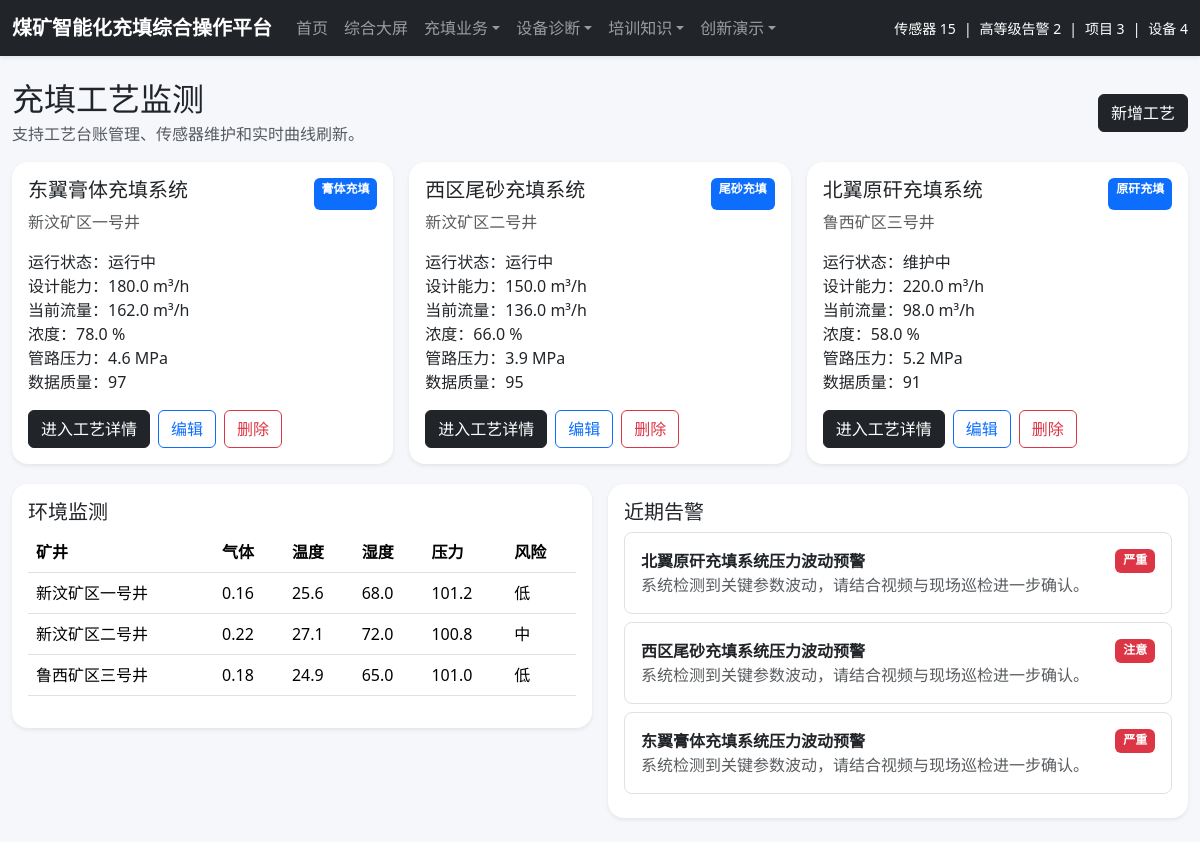
Page /monitoring/ on the committed database.
### apps/monitoring/models.py (models this page shows, shortened)
class FillProcess(models.Model):
    PROCESS_CHOICES = [
        ('paste', '膏体充填'),
        ('tailings', '尾砂充填'),
        ('gangue', '原矸充填'),
    ]
    name = models.CharField(max_length=150, verbose_name='工艺名称')
    process_type = models.CharField(max_length=20, choices=PROCESS_CHOICES, verbose_name='工艺类型')
    mine_name = models.CharField(max_length=150, verbose_name='矿井/站点')
    status = models.CharField(max_length=50, default='运行中', verbose_name='运行状态')
    design_capacity = models.FloatField(default=0, verbose_name='设计能力（m³/h）')
    current_flow = models.FloatField(default=0, verbose_name='当前流量（m³/h）')
    concentration = models.FloatField(default=0, verbose_name='浓度（%）')
    pipeline_pressure = models.FloatField(default=0, verbose_name='管路压力（MPa）')
    data_quality = models.IntegerField(default=95, verbose_name='数据质量分')
    remark = models.TextField(blank=True, verbose_name='备注')
    updated_at = models.DateTimeField(auto_now=True)
    class Meta:
        verbose_name = '充填工艺'
        verbose_name_plural = verbose_name
        ordering = ['id']

class EnvironmentMetric(models.Model):
    mine_name = models.CharField(max_length=150, verbose_name='矿井名称')
    gas_concentration = models.FloatField(default=0, verbose_name='气体浓度')
    temperature = models.FloatField(default=0, verbose_name='温度')
    humidity = models.FloatField(default=0, verbose_name='湿度')
    pressure = models.FloatField(default=0, verbose_name='压力')
    risk_level = models.CharField(max_length=50, default='低', verbose_name='风险等级')
    recorded_at = models.DateTimeField(auto_now=True)
    class Meta:
        verbose_name = '环境监测'
        verbose_name_plural = verbose_name
        ordering = ['-recorded_at']

class AlertEvent(models.Model):
    LEVEL_CHOICES = [
        ('low', '一般'),
        ('medium', '注意'),
        ('high', '严重'),
        ('critical', '紧急'),
    ]
    process = models.ForeignKey(FillProcess, on_delete=models.CASCADE, related_name='alerts', verbose_name='所属工艺')
    sensor = models.ForeignKey(Sensor, on_delete=models.SET_NULL, null=True, blank=True, verbose_name='关联传感器')
    title = models.CharField(max_length=200, verbose_name='报警标题')
    level = models.CharField(max_length=20, choices=LEVEL_CHOICES, verbose_name='报警级别')
    description = models.TextField(verbose_name='报警描述')
    resolved = models.BooleanField(default=False, verbose_name='是否已处理')
    occurred_at = models.DateTimeField(auto_now_add=True)
    class Meta:
        verbose_name = '报警事件'
        verbose_name_plural = verbose_name
        ordering = ['-occurred_at']

### apps/monitoring/views.py (the view)
# urls.py: path('', process_list, name='process_list'),
def process_list(request):
    context = {
        'processes': FillProcess.objects.all(),
        'alerts': AlertEvent.objects.all()[:10],
        'environments': EnvironmentMetric.objects.all()[:5],
    }
    return render(request, 'monitoring/process_list.html', context)

### apps/core/context_processors.py (called while the page is built)
def global_stats(request):
    return {
        'nav_sensor_count': Sensor.objects.count(),
        'nav_alert_count': AlertEvent.objects.filter(level__in=['high', 'critical'], resolved=False).count(),
        'nav_project_count': FillProject.objects.count(),
        'nav_equipment_count': Equipment.objects.count(),
        'nav_case_count': DiagnosisCase.objects.count(),
        'nav_process_count': FillProcess.objects.count(),
    }

### templates/monitoring/process_list.html (shortened to what this page needs)
{% extends "base.html" %}
{% block content %}
<div class="d-flex justify-content-between align-items-center mb-3">
    <div>
        <h2 class="mb-1">充填工艺监测</h2>
        <div class="text-muted">支持工艺台账管理、传感器维护和实时曲线刷新。</div>
    </div>
    <a href="{% url 'monitoring:process_create' %}" class="btn btn-dark">新增工艺</a>
</div>
<div class="row g-3">
    {% for process in processes %}
    <div class="col-lg-4">
        <div class="card border-0 shadow-sm rounded-4 h-100 card-hover">
            <div class="card-body">
                <div class="d-flex justify-content-between">
                    <h5>{{ process.name }}</h5>
                    <span class="badge text-bg-primary">{{ process.get_process_type_display }}</span>
                </div>
                <div class="text-muted mb-3">{{ process.mine_name }}</div>
                <div>运行状态：{{ process.status }}</div>
                <div>设计能力：{{ process.design_capacity }} m³/h</div>
                <div>当前流量：{{ process.current_flow }} m³/h</div>
                <div>浓度：{{ process.concentration }} %</div>
                <div>管路压力：{{ process.pipeline_pressure }} MPa</div>
                <div>数据质量：{{ process.data_quality }}</div>
                <div class="d-flex gap-2 flex-wrap mt-3">
                    <a href="{% url 'monitoring:process_detail' process.id %}" class="btn btn-dark">进入工艺详情</a>
                    <a href="{% url 'monitoring:process_update' process.id %}" class="btn btn-outline-primary">编辑</a>
                    <a href="{% url 'monitoring:process_delete' process.id %}" class="btn btn-outline-danger">删除</a>
                </div>
            </div>
        </div>
    </div>
    {% endfor %}
</div>
<div class="row g-3 mt-1">
    <div class="col-lg-6">
        <div class="card border-0 shadow-sm rounded-4"><div class="card-body">
            <h5>环境监测</h5>
            <table class="table">
                <thead><tr><th>矿井</th><th>气体</th><th>温度</th><th>湿度</th><th>压力</th><th>风险</th></tr></thead>
                <tbody>
                    {% for e in environments %}
                    <tr><td>{{ e.mine_name }}</td><td>{{ e.gas_concentration }}</td><td>{{ e.temperature }}</td><td>{{ e.humidity }}</td><td>{{ e.pressure }}</td><td>{{ e.risk_level }}</td></tr>
                    {% endfor %}
                </tbody>
            </table>
        </div></div>
    </div>
    <div class="col-lg-6">
        <div class="card border-0 shadow-sm rounded-4"><div class="card-body">
            <h5>近期告警</h5>
            {% for a in alerts %}
            <div class="border rounded-3 p-3 mb-2">
                <div class="d-flex justify-content-between">
                    <strong>{{ a.title }}</strong>
                    <span class="badge text-bg-danger">{{ a.get_level_display }}</span>
                </div>
                <div class="text-muted">{{ a.description }}</div>
            </div>
            {% endfor %}
        </div></div>
    </div>
</div>
{% endblock %}

### templates/base.html (style rules this page uses)
body { background: #f5f7fb; }
.table td, .table th { vertical-align: middle; }

### rows in the picture
FillProcess: name "东翼膏体充填系统", process_type "膏体充填", mine_name "新汶矿区一号井", status "运行中", design_capacity "180.0", current_flow "162.0", concentration "78.0", pipeline_pressure "4.6", data_quality "97"
FillProcess: name "西区尾砂充填系统", process_type "尾砂充填", mine_name "新汶矿区二号井", status "运行中", design_capacity "150.0", current_flow "136.0", concentration "66.0", pipeline_pressure "3.9", data_quality "95"
FillProcess: name "北翼原矸充填系统", process_type "原矸充填", mine_name "鲁西矿区三号井", status "维护中", design_capacity "220.0", current_flow "98.0", concentration "58.0", pipeline_pressure "5.2", data_quality "91"
EnvironmentMetric: mine_name "新汶矿区一号井", gas_concentration "0.16", temperature "25.6", humidity "68.0", pressure "101.2", risk_level "低"
EnvironmentMetric: mine_name "新汶矿区二号井", gas_concentration "0.22", temperature "27.1", humidity "72.0", pressure "100.8", risk_level "中"
EnvironmentMetric: mine_name "鲁西矿区三号井", gas_concentration "0.18", temperature "24.9", humidity "65.0", pressure "101.0", risk_level "低"
AlertEvent: title "北翼原矸充填系统压力波动预警", level "严重", description "系统检测到关键参数波动，请结合视频与现场巡检进一步确认。"
AlertEvent: title "西区尾砂充填系统压力波动预警", level "注意", description "系统检测到关键参数波动，请结合视频与现场巡检进一步确认。"
AlertEvent: title "东翼膏体充填系统压力波动预警", level "严重", description "系统检测到关键参数波动，请结合视频与现场巡检进一步确认。"

### other values in the picture
{{ nav_sensor_count }} "15"
{{ nav_alert_count }} "2"
{{ nav_project_count }} "3"
{{ nav_equipment_count }} "4"
